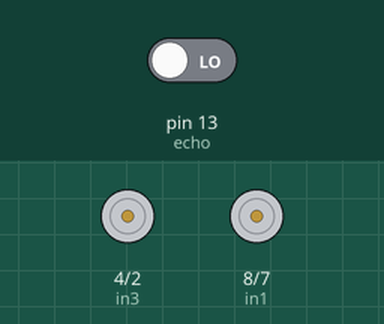
The sketch below on a simulated Arduino Uno, built with avr-gcc and run on an emulated ATmega328P. On the bench: motor-driver pin pairs drawn as motors (green arrow = first pin HIGH = forward, orange = second pin HIGH = backward, longer = more drive). The test bench sets the inputs (shaded band); at power-on: pin 13 (echo) LOW.

Above: at 1.5 s.
At 3.7 s:
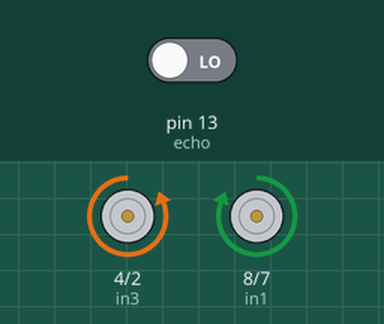
Timing chart, 0 to 7.7 s (numbered marks = the images above):
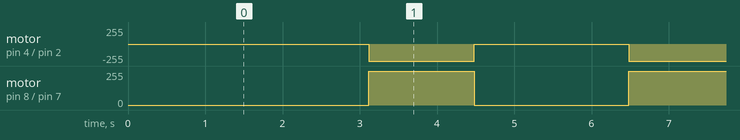

Measured:
- by itself, motor on pin 4 (in3) / pin 2 (in4): alternates backward 255/255 for 1.4 s and stopped for 2.0 s
- by itself, motor on pin 8 (in1) / pin 7 (in2): alternates forward 255/255 for 1.4 s and stopped for 2.0 s

The sketch:

200118_RaD_Motorsteuerung_mit_Ultraschallsensor.ino
```cpp
// Ultraschallsensor
int trigger=12;
int echo=13;

long dauer=0;
long entfernung=0;

// MOTORSTEUERUNG
// rechts in Fahrtrichtung
int in1=8;
int in2=7;

// links in Fahrtrichtung
int in3=4;
int in4=2;

void setup() {
  // Ultraschallsensor
  //Serial.begin(9600);
  pinMode(trigger, OUTPUT);
  pinMode(echo, INPUT);
  // MOTORSTEUERUNG
  // rechts in Fahrtrichtung
  pinMode(in1, OUTPUT);
  pinMode(in2, OUTPUT);

  // links in Fahrtrichtung
  pinMode(in3, OUTPUT);
  pinMode(in4, OUTPUT);
}

void loop() {
  // Ultraschallsensor
  digitalWrite(trigger, LOW);
  delay(5);
  digitalWrite(trigger, HIGH);
  delay(10);
  digitalWrite(trigger, LOW);
  dauer = pulseIn(echo, HIGH);
  entfernung = (dauer/2) * 0.03432;
  //Serial.print(entfernung);
  //Serial.print(" cm");
  delay(100);

  // MOTORSTEUERUNG
  // Abstand kleinergleich 20 cm stop
  if (entfernung <=20) {
    digitalWrite(in1, LOW);
    digitalWrite(in2, LOW);
    digitalWrite(in3, LOW);
    digitalWrite(in4, LOW);
    delay(2000);

    // rückwärts fahren
    //digitalWrite(in1, HIGH);
    //digitalWrite(in2, LOW);
    //digitalWrite(in3, HIGH);
    //digitalWrite(in4, LOW);
    //delay(250);

    // drehen
    digitalWrite(in1, HIGH);
    digitalWrite(in2, LOW);
    digitalWrite(in3, LOW);
    digitalWrite(in4, HIGH);
    delay(250);
  }
  else {
    // vorwärts fahren
    // rechts in Fahrtrichtung
    digitalWrite(in1, LOW);
    digitalWrite(in2, HIGH);

    // links in Fahrtrichtung
    digitalWrite(in3, LOW);
    digitalWrite(in4, HIGH);
  }
}
```
